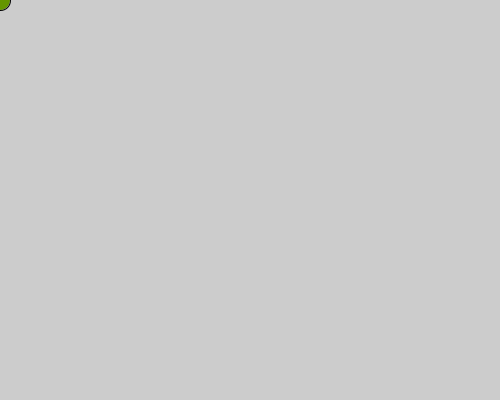
Frame 1 (no input)
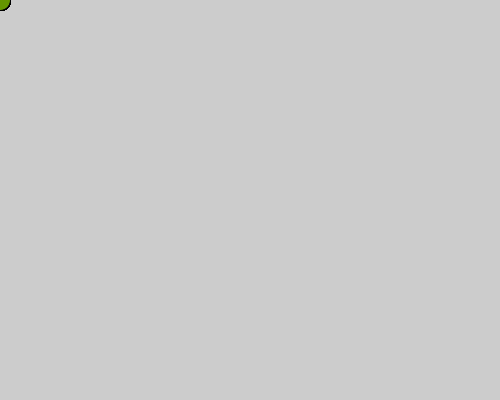
Frame 60 (the mouse pressed at the canvas centre just before this capture)
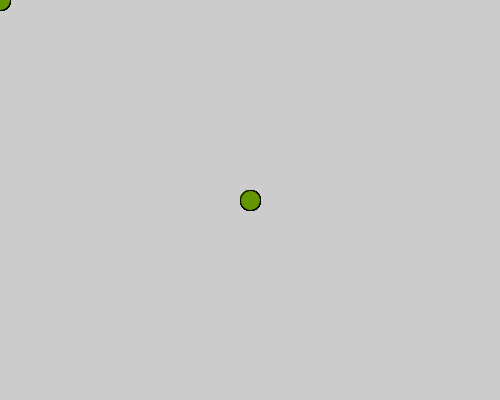
Frame 120 (the mouse held since frame 60 and released just before this capture)

The Processing sketch that drew these frames (run headless with seeded random() and noise(); from frame 60 on, the mouse is pressed at the canvas centre):

// Processing sketch: processing_106400
// ── processing_106400.pde

void setup()      //setup runs at the beginning one time
{
  size(500,400);

}

void draw()       //loop
{
   fill(100,150,0);
   ellipse(mouseX,mouseY,20,20);
   
   println(mouseY);

}
